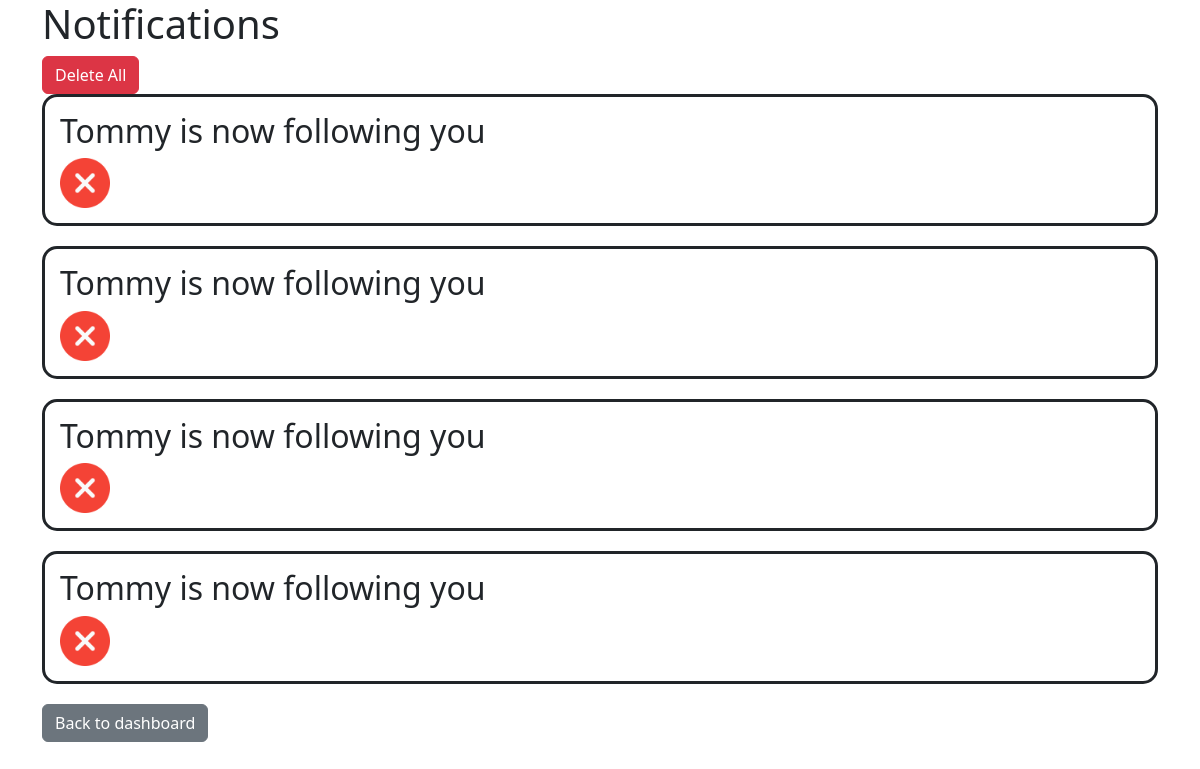
Before: /notifications/6 with the older database file.
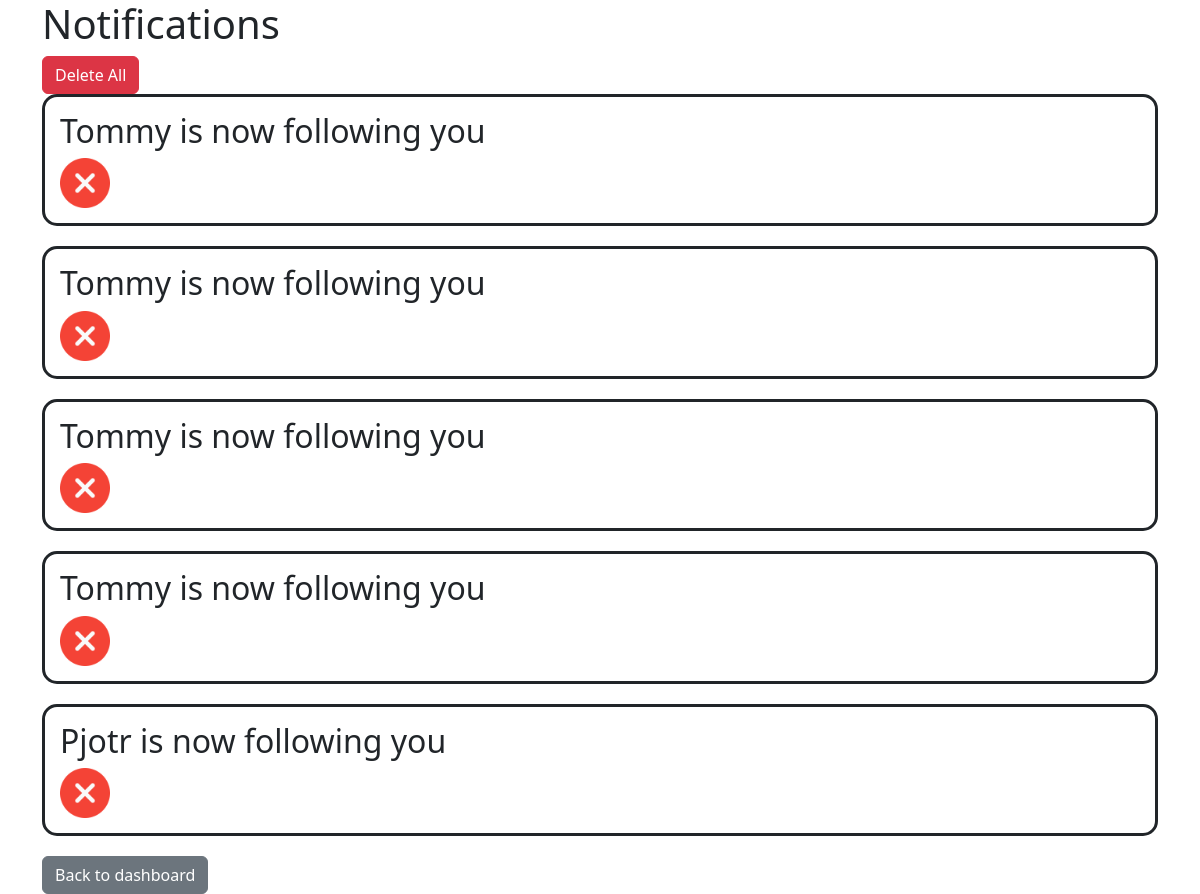
After: the same page with the newer database file.
### stations/models.py (models this page shows, shortened)
class Notification(models.Model):
    NOTIFICATION_TYPES = (
        ('new_follower', 'New Follower'),
        ('new_comment', 'New Comment'),
        ('new_post', 'New Post'),
    )
    notification_type = models.CharField(max_length=20, choices=NOTIFICATION_TYPES)
    sender = models.ForeignKey(AppUser, on_delete=models.CASCADE, related_name='sender')
    receiver = models.ForeignKey(AppUser, on_delete=models.CASCADE, related_name='receiver')
    post = models.ForeignKey(Post, on_delete=models.CASCADE, blank=True, null=True)
    comment = models.ForeignKey(Comment, on_delete=models.CASCADE, blank=True, null=True)
    date = models.DateTimeField(auto_now_add=True)
    is_seen = models.BooleanField(default=False)

class AppUser(models.Model):
    name = models.CharField(max_length=30)
    surname = models.CharField(max_length=30)
    email = models.EmailField()
    username = models.CharField(max_length=40)
    password = models.CharField(max_length=40)
    profile_picture = models.ImageField(upload_to='assets/', null=True, blank=True)
    def __str__(self):
        return f'{self.username}'

### stations/views.py (the view)
# urls.py: path('notifications/<int:user_id>', views.notifications, name='notifications'),
def notifications(request, user_id):
    user = AppUser.objects.get(id=user_id)
    user_notifications = Notification.objects.filter(receiver=user)
    return render(request, 'stations/notifications.html', {'notifications': user_notifications, 'user': user})

### templates/stations/notifications.html (shortened to what this page needs)
<!DOCTYPE html>
<html lang="en">
<head>
    {% load bootstrap5 %}
    {% bootstrap_css %}
    {% load static %}
</head>
<body>
    <div class="container">
        <h1>Notifications</h1>
        <a href="{% url 'delete_all_notifications' user.id %}" class="btn btn-danger">Delete All</a>
        {% for notification in notifications %}
            <div class="card">
                {% if notification.notification_type == 'new_comment' %}
                    <h2>New Comment from {{ notification.sender }}</h2>
                    <p>{{ notification.comment.body }}</p>
                {% elif notification.notification_type == 'new_post' %}
                    <h2>{{ notification.sender }} has a new post: {{ notification.post.title }}</h2>
                {% elif notification.notification_type == 'new_follower' %}
                    <h2>{{ notification.sender }} is now following you</h2>
                {% endif %}
                <a href="{% url 'delete_notification' notification.id %}"><img src="{% static 'remove.png' %}" alt="Delete icon" style="width: 50px; height: 50px"></a>
            </div>
        {% empty %}
            <p>No notifications.</p>
        {% endfor %}
        <a href="{% url 'login_with_id' user.id %}" class="btn btn-secondary">Back to dashboard</a>
    </div>
</body>
</html>

Changed rows visible on the page:
added Notification: sender "Pjotr"
